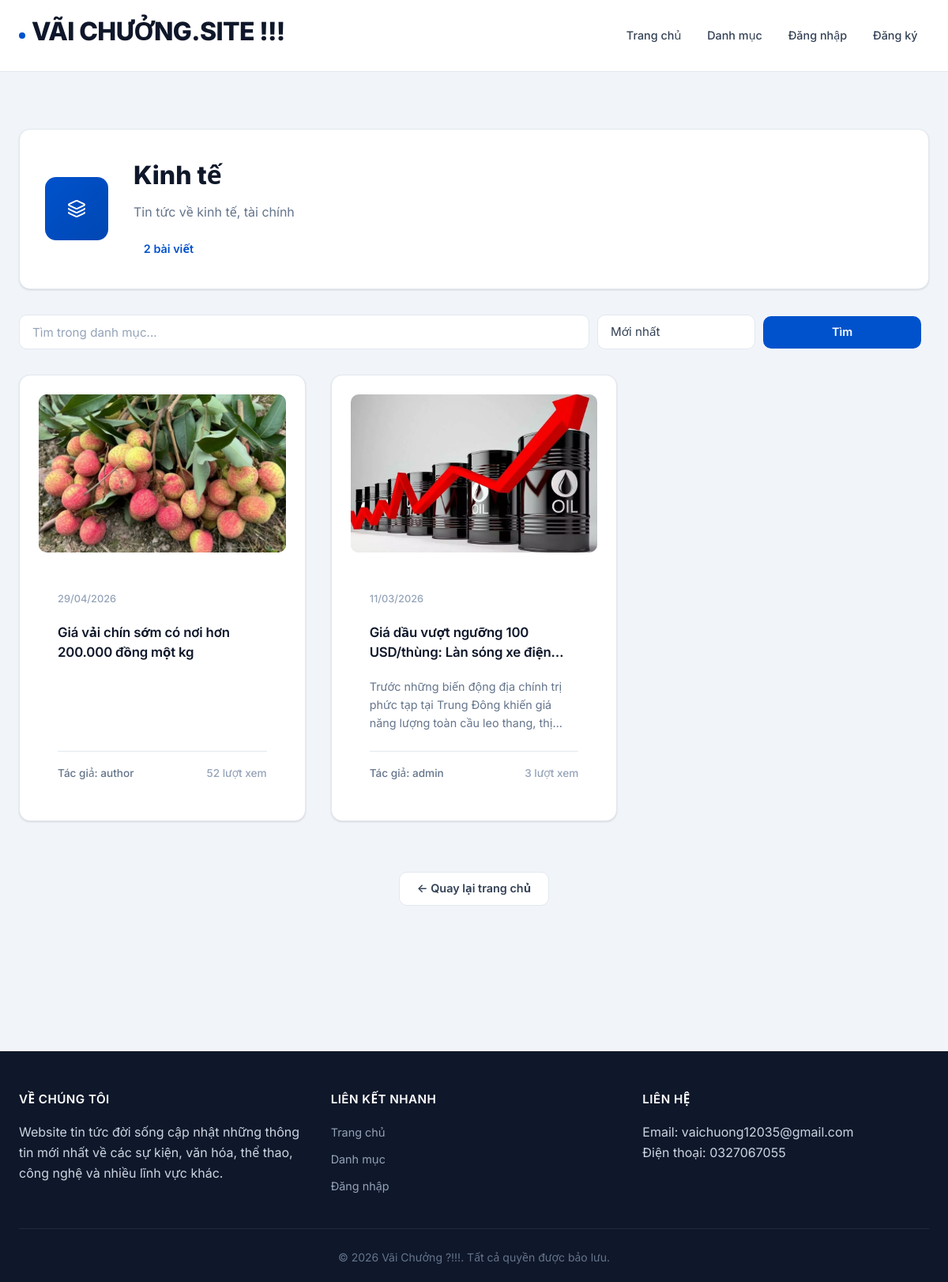
Page /category/2 on the committed database.
### newsapp/models.py (models this page shows, shortened)
class Category(db.Model):
    __tablename__ = "categories"
    id = db.Column(db.Integer, primary_key=True)
    name = db.Column(db.String(100), unique=True, nullable=False, index=True)
    description = db.Column(db.Text)
    active = db.Column(db.Boolean, nullable=False, default=True, index=True)
    created_at = db.Column(db.DateTime, default=datetime.utcnow, nullable=False)
    articles = db.relationship("Article", back_populates="category", lazy=True)

class Article(db.Model):
    __tablename__ = "articles"
    id = db.Column(db.Integer, primary_key=True)
    title = db.Column(db.String(200), nullable=False, index=True)
    content = db.Column(db.Text, nullable=False)
    excerpt = db.Column(db.String(500))
    image_ref = db.Column(db.String(500))
    status = db.Column(db.String(20), nullable=False, default=ArticleStatus.DRAFT, index=True)
    review_note = db.Column(db.String(500))
    created_at = db.Column(db.DateTime, default=datetime.utcnow, nullable=False, index=True)
    updated_at = db.Column(db.DateTime, default=datetime.utcnow, onupdate=datetime.utcnow, nullable=False)
    published_at = db.Column(db.DateTime)
    views = db.Column(db.Integer, default=0, nullable=False)
    audio_ref = db.Column(db.String(500))  # static-relative path to generated audio
    audio_duration = db.Column(db.Integer)  # seconds, optional
    summary_text = db.Column(db.Text)
    user_id = db.Column(db.Integer, db.ForeignKey("users.id"), nullable=False, index=True)
    category_id = db.Column(db.Integer, db.ForeignKey("categories.id"), nullable=False, index=True)
    author = db.relationship("User", back_populates="articles")
    category = db.relationship("Category", back_populates="articles")
    comments = db.relationship(
        "Comment", back_populates="article", lazy=True, order_by="Comment.created_at.desc()"
    )
    favorites = db.relationship("Favorite", back_populates="article", lazy=True)

class User(db.Model):
    __tablename__ = "users"
    id = db.Column(db.Integer, primary_key=True)
    username = db.Column(db.String(80), unique=True, nullable=False, index=True)
    email = db.Column(db.String(120), unique=True, nullable=False, index=True)
    password_hash = db.Column(db.String(255), nullable=False)
    role = db.Column(db.String(20), nullable=False, default=UserRole.USER, index=True)
    active = db.Column(db.Boolean, nullable=False, default=True, index=True)
    created_at = db.Column(db.DateTime, default=datetime.utcnow, nullable=False)
    articles = db.relationship("Article", back_populates="author", lazy=True)
    comments = db.relationship("Comment", back_populates="author", lazy=True)
    favorites = db.relationship("Favorite", back_populates="user", lazy=True)

### newsapp/controllers/main_controller.py (the view)
@bp.route("/category/<int:category_id>")
def category_articles(category_id: int):
    category = Category.query.get_or_404(category_id)
    q = (request.args.get("q") or "").strip()
    sort = request.args.get("sort") or "newest"
    query = Article.query.filter(
        Article.category_id == category_id, Article.status == ArticleStatus.PUBLISHED
    )
    if q:
        like = f"%{q}%"
        query = query.filter(or_(Article.title.ilike(like), Article.excerpt.ilike(like), Article.content.ilike(like)))
    if sort == "views":
        query = query.order_by(Article.views.desc(), Article.created_at.desc())
    elif sort == "oldest":
        query = query.order_by(Article.created_at.asc())
    else:
        query = query.order_by(Article.created_at.desc())
    articles = query.all()
    return render_template("main/category.html", category=category, articles=articles, q=q, sort=sort)

### newsapp/templates/main/category.html (shortened to what this page needs)
{% extends "base.html" %}
{% block content %}
<div class="category-page">
    <div class="container">
        <div class="category-header">
            <div class="category-icon-large">
            </div>
            <div class="category-info">
                <h1>{{ category.name }}</h1>
                {% if category.description %}
                <p class="category-description">{{ category.description }}</p>
                {% endif %}
                <div class="category-stats">
                    <span class="articles-count">{{ articles|length }} bài viết</span>
                </div>
            </div>
        </div>
        <section class="search-section">
            <form method="GET" action="{{ url_for('main.category_articles', category_id=category.id) }}"
                class="search-form">
                <input type="text" name="q" placeholder="Tìm trong danh mục..." value="{{ q or '' }}">
                <select name="sort">
                    <option value="newest" {% if sort=='newest' %}selected{% endif %}>Mới nhất</option>
                </select>
                <button type="submit" class="btn btn-primary">Tìm</button>
            </form>
        </section>
        <div class="articles-grid">
            {% for article in articles %}
            <article class="article-card">
                {% set img = (article.image_ref|image_src) %}
                {% if img %}
                <div class="article-image">
                    <img src="{{ img }}" alt="{{ article.title }}">
                </div>
                {% endif %}
                <div class="article-content">
                    <div class="article-meta">
                        <span class="date">{{ article.created_at.strftime('%d/%m/%Y') }}</span>
                    </div>
                    <h3 class="article-title">
                        <a href="{{ url_for('main.article_detail', article_id=article.id) }}">{{ article.title }}</a>
                    </h3>
                    {% if article.excerpt %}
                    <p class="article-excerpt">{{ article.excerpt }}</p>
                    {% endif %}
                    <div class="article-footer">
                        <span class="author">Tác giả: {{ article.author.username }}</span>
                        <span class="views">{{ article.views }} lượt xem</span>
                    </div>
                </div>
            </article>
            {% endfor %}
        </div>
        <div class="back-link">
            <a href="{{ url_for('main.index') }}" class="btn btn-secondary">← Quay lại trang chủ</a>
        </div>
    </div>
</div>
{% endblock %}

### rows in the picture
Category: name "Kinh tế", description "Tin tức về kinh tế, tài chính"
Article: shows a picture, created_at "29/04/2026", title "Giá vải chín sớm có nơi hơn 200.000 đồng một kg", author.username "author", views "52"
Article: shows a picture, created_at "11/03/2026", title "Giá dầu vượt ngưỡng 100 USD/thùng: Làn sóng xe…", excerpt "Trước những biến động địa chính trị phức tạp tại Trung Đông khiến giá năng lượng toàn cầu leo thang,…", author.username "admin", views "3"

### other values in the picture
{{ articles|length }} "2"
